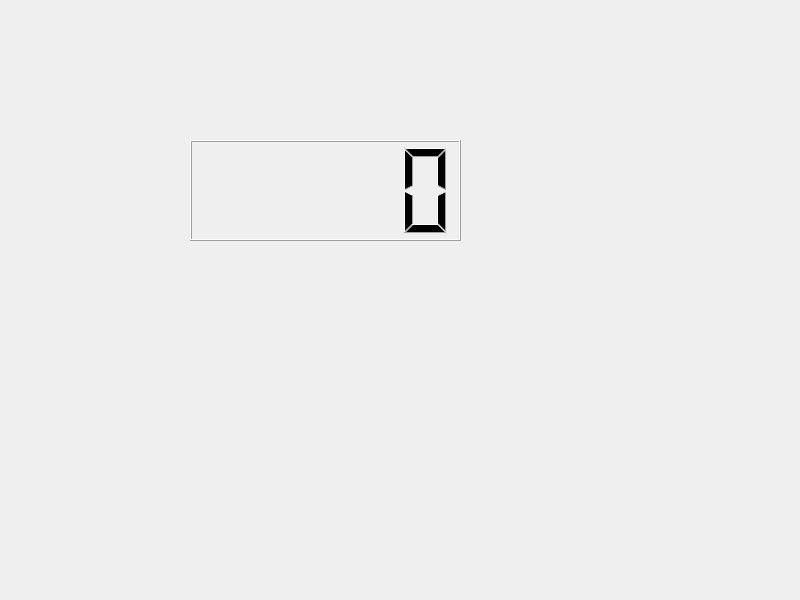
<?xml version="1.0" encoding="UTF-8"?>
<ui version="4.0">
 <class>Widget</class>
 <widget class="QWidget" name="Widget">
  <property name="geometry">
   <rect>
    <x>0</x>
    <y>0</y>
    <width>800</width>
    <height>600</height>
   </rect>
  </property>
  <property name="windowTitle">
   <string>Widget</string>
  </property>
  <widget class="QLCDNumber" name="lcdNumber">
   <property name="geometry">
    <rect>
     <x>190</x>
     <y>140</y>
     <width>271</width>
     <height>101</height>
    </rect>
   </property>
  </widget>
 </widget>
 <resources/>
 <connections/>
</ui>
